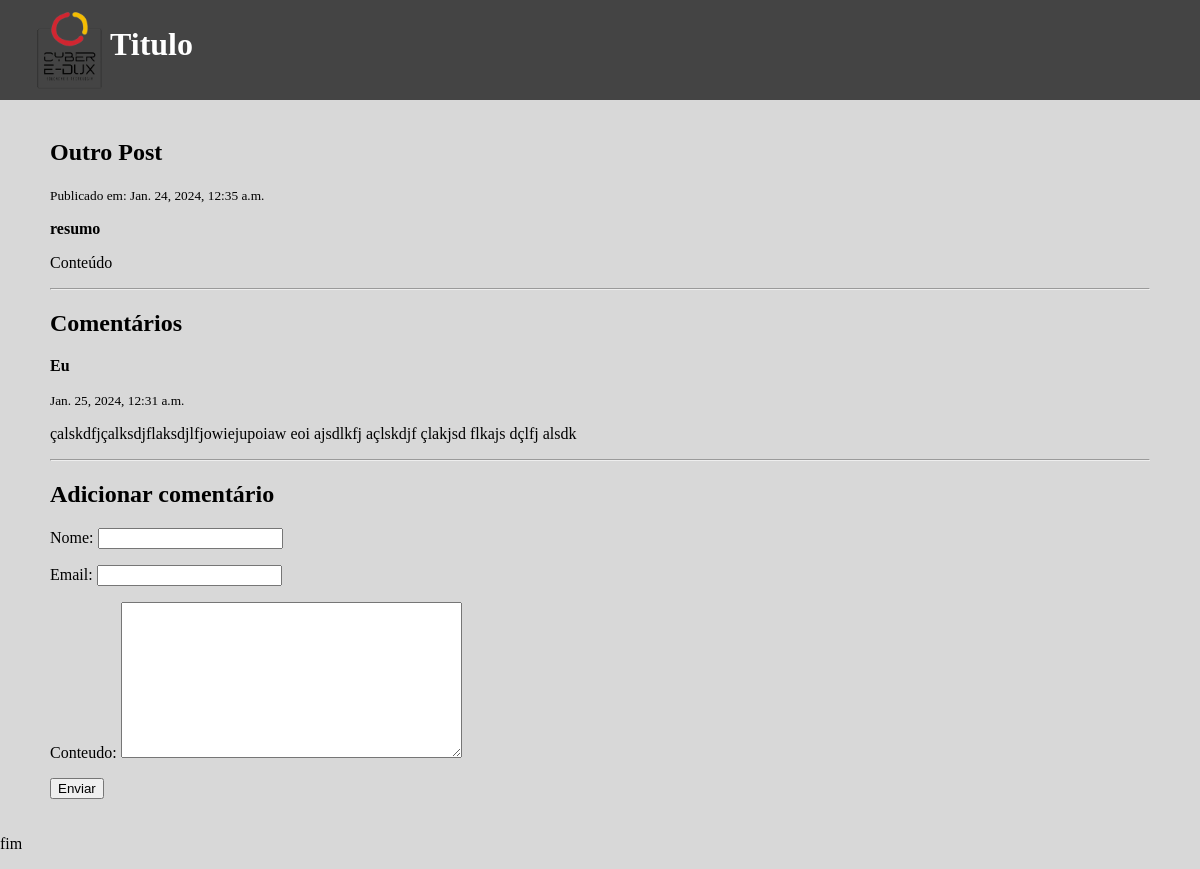
The app's page /segundo-post/ with its own data.
### blog/models.py (models this page shows)
class Post(models.Model):
    titulo = models.CharField(max_length=200)
    conteudo = models.TextField()
    publicado_em = models.DateTimeField(auto_now_add=True)
    autor = models.CharField(max_length=100)
    slug = models.SlugField()
    intro = models.TextField()
    class Meta:
        ordering = ['-publicado_em']

class Comentario(models.Model):
    post = models.ForeignKey(Post, related_name='comentarios', on_delete=models.CASCADE)
    nome = models.CharField(max_length=200)
    email = models.EmailField()
    conteudo = models.TextField()
    publicado_em = models.DateTimeField(auto_now_add=True)
    class Meta:
        ordering = ['publicado_em']

### blog/views.py (the view)
# urls.py: path('<slug:slug>/', views.post_detail, name='post_detail' ),
def post_detail(request, slug):
    post = Post.objects.get(slug=slug)
    if request.method == 'POST':
        form = CommentForm(request.POST)
        if form.is_valid():
            comment = form.save(commit=False)
            comment.post = post
            comment.save()
            return redirect('post_detail', slug=post.slug)
    else:
        form = CommentForm()
    return render(request, 'post_detail.html', {'post': post, 'form': form})

### blog/forms.py
class CommentForm(forms.ModelForm):
    class Meta:
        model = Comentario
        fields = ['nome', 'email', 'conteudo']

### blog/templates/post_detail.html (shortened to what this page needs)
{% extends 'base.html' %}
{% block conteudo %}
<div class="content-section">
    <h1>{{ post.titulo }}</h1>
    <small>Publicado em: {{post.publicado_em}}</small>
    <p>
        <strong>{{post.intro}}</strong>
    </p>
    <p>{{post.conteudo}}</p>
    <hr>
    <h2>Comentários</h2>
    {% for comentario in post.comentarios.all %}
    <p><strong>{{comentario.nome}}</strong></p>
    <small>{{comentario.publicado_em}}</small>
    <p>{{comentario.conteudo}}</p>
    {% empty %}
    <p>Nenhum comentário ainda</p>
    {% endfor %}
    <hr>
    <h2>Adicionar comentário</h2>
    <form method="post" action=".">
        {{ form.as_p }}
        <button type="submit">Enviar</button>
    </form>
</div>
{% endblock %}

### blog/templates/base.html (style rules this page uses)
body { margin: 0; box-sizing: border-box; background-color: rgb(216, 216, 216); width: 100vw; }

### records on screen
Post: titulo "Outro Post", publicado_em "Jan. 24, 2024, 12:35 a.m.", intro "resumo", conteudo "Conteúdo"
Comentario: nome "Eu", publicado_em "Jan. 25, 2024, 12:31 a.m.", conteudo "çalskdfjçalksdjflaksdjlfjowiejupoiaw eoi ajsdlkfj açlskdjf çlakjsd flkajs dçlfj alsdk"
